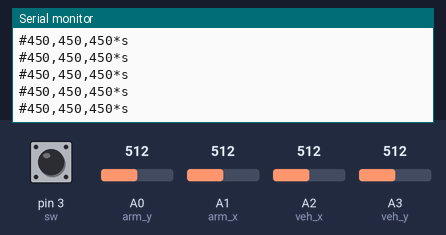
Simulated run of this sketch. Board: Arduino Uno, built with avr-gcc and run on an emulated ATmega328P. Shown: the last lines printed to the serial monitor. Inputs (shaded band) come from the test bench; at power-on: A3 (veh_y) = 512, A2 (veh_x) = 512, pin 3 (sw) HIGH, A0 (arm_y) = 512, A1 (arm_x) = 512.

Above: at 3.4 s.
3.5 s: A3 (veh_y) set to 589
5.0 s: A3 (veh_y) set to 618
At 5.4 s:
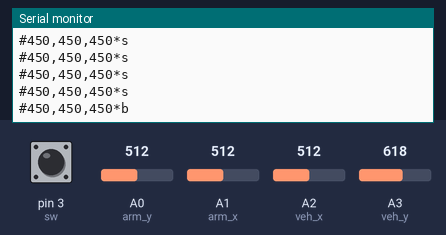
9.1 s: A2 (veh_x) set to 591
At 9.1 s:
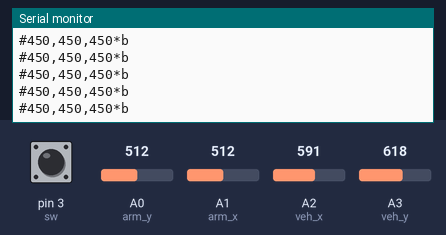
11.1 s: A2 (veh_x) set to 411
12.6 s: A2 (veh_x) set to 386
At 13.34 s:
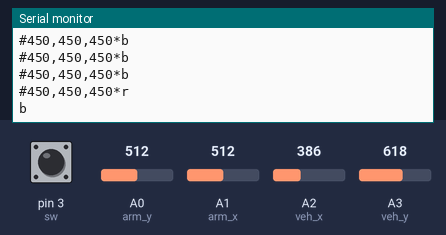

Measured:
- the behaviour switches between 600 and 601 on A3 (veh_y) (found by bisection; images 0 and 1)
- the behaviour switches between 400 and 399 on A2 (veh_x) (found by bisection; images 2 and 3)
- after the input at 5.0 s, the serial monitor: prints a new line at once (image 1)
- after the input at 12.6 s, the serial monitor: prints a new line after 0.43 s (image 3)

The sketch:

ROBOTIC_ARM.ino
```cpp
#define veh_x A2
#define veh_y A3
#define arm_x A1
#define arm_y A0
#define sw 3

void setup() {
  // put your setup code here, to run once:
pinMode(veh_x,INPUT);
pinMode(veh_y,INPUT);
pinMode(arm_x,INPUT);
pinMode(arm_y,INPUT);
pinMode(sw,INPUT);
Serial.begin(9600);
}

void loop() {
  // put your main code here, to run repeatedly:
int veh_ax=analogRead(veh_x);
int veh_ay=analogRead(veh_y);

int arm_ax=analogRead(arm_x);
int arm_ay=analogRead(arm_y);

arm_ay = map(arm_ay, 0, 1024, 300, 600);
int ud= map(arm_ax, 0, 1024, 550, 350);
int fb= map(arm_ax, 0, 1024, 600, 300);

Serial.print("#");
Serial.print(ud);
Serial.print(",");
Serial.print(fb);
Serial.print(",");
Serial.print(arm_ay);
Serial.print("*");

if(digitalRead(sw)==LOW)
{
 Serial.println('a');
 while(digitalRead(sw)==LOW);
}

if(veh_ax<400)
{
Serial.println('r');
}
if(veh_ax>600)
{
Serial.println('l');
}
if(veh_ay<400)
{
Serial.println('f');
}
if(veh_ay>600)
{
Serial.println('b');
}

if((veh_ax>400&&veh_ax<600)&&(veh_ay>400&&veh_ay<600))
{
  Serial.println('s');
  }


delay(500);


}
```
